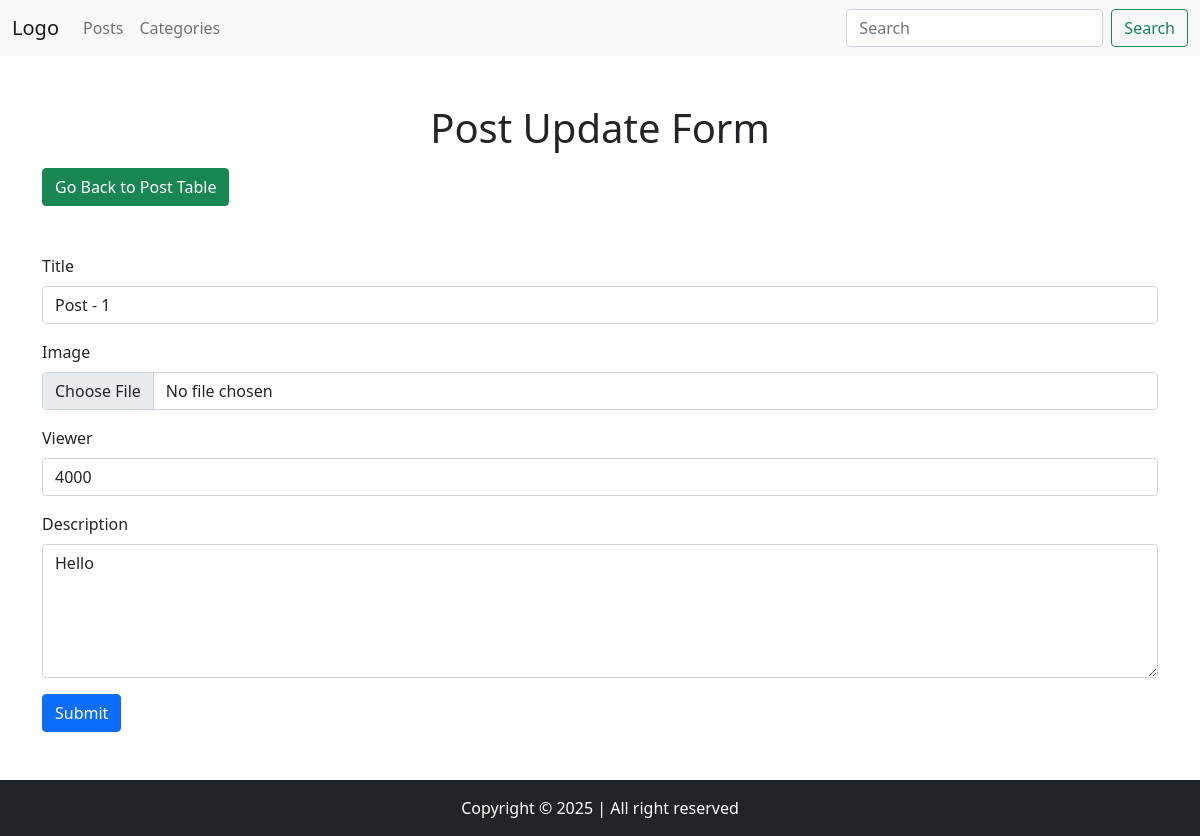
Screenshot of /post/update/5/ with the database file from the repository.
### app/models.py (models this page shows)
class PostModel(models.Model):
    title = models.CharField(max_length=50)
    description = models.TextField()
    image = models.ImageField(null=True, upload_to="posts/")
    viewer = models.IntegerField(default=0)
    created_at = models.DateTimeField(auto_now_add=True)
    updated_at = models.DateTimeField(auto_now=True)

### app/views.py (the view, shortened to what this page needs)
# urls.py: path("post/update/<int:pk>/", views.post_update),
def post_update(request, pk):
    post = PostModel.objects.get(id=pk)
    context = {"post": post}
    if request.method == "GET":
        return render(request, "post_update.html", context)

### templates/post_update.html (shortened to what this page needs)
{% extends 'components/base.html' %}
{% block body %}
<h1 class="text-center mb-3">Post Update Form</h1>
<a href="/post/list/" class="btn btn-success">Go Back to Post Table</a>
<form class="mt-5" method="POST" enctype="multipart/form-data" action="/post/update/{{ post.id }}/">
    <div class="mb-3">
        <label class="form-label">Title</label>
        <input name="title" value="{{ post.title }}" type="text" class="form-control">
    </div>
    <div class="mb-3">
        <label class="form-label">Image</label>
        <input type="file" name="image" class="form-control">
    </div>
    <div class="mb-3">
        <label class="form-label">Viewer</label>
        <input name="viewer" value="{{ post.viewer }}" type="number" class="form-control">
    </div>
    <div class="mb-3">
        <label class="form-label">Description</label>
        <textarea name="description" rows="5" class="form-control">{{ post.description }}</textarea>
    </div>
    <button type="submit" class="btn btn-primary">Submit</button>
</form>
{% endblock %}

### rows the page displays
PostModel: title "Post - 1", viewer "4000", description "Hello"
